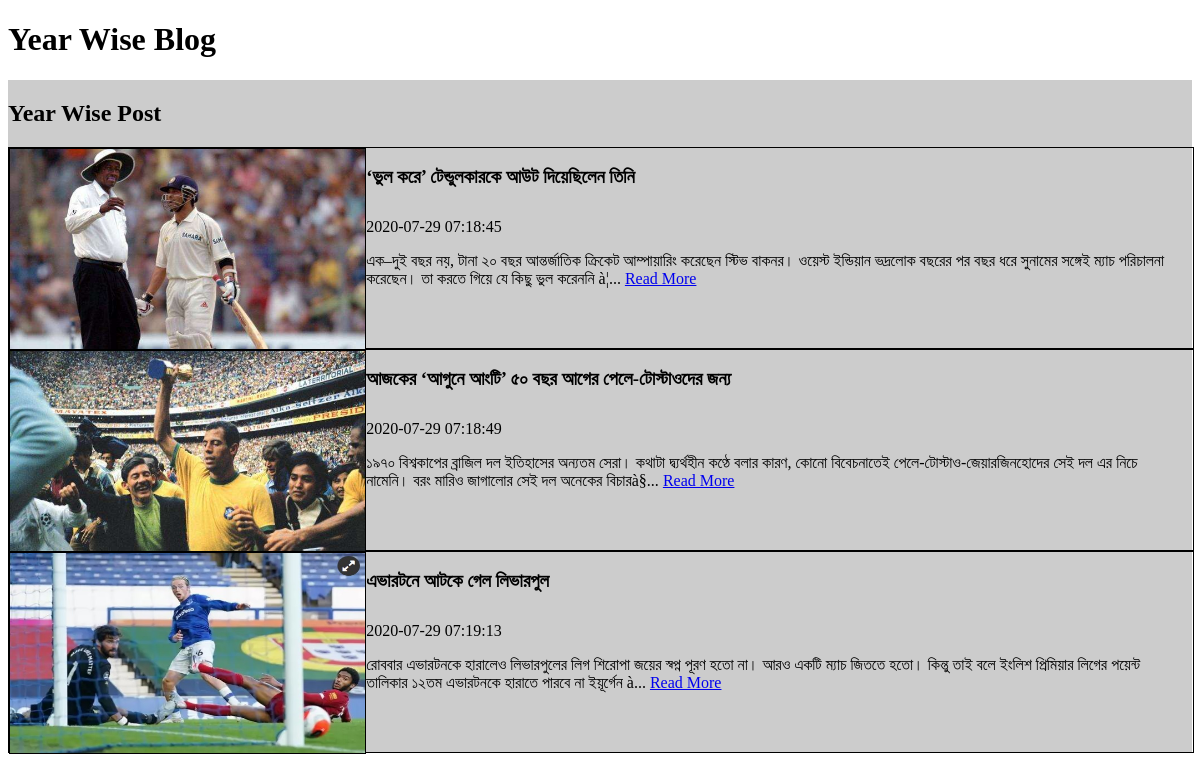
The app's page /frontend/blog-year-wise.php?yearId=2020 with its own data.
### tables this page shows
CREATE TABLE `blog_post` (
  `id` int(11) NOT NULL,
  `title` varchar(222) NOT NULL,
  `description` text NOT NULL,
  `image` text NOT NULL,
  `created_at` timestamp NOT NULL DEFAULT current_timestamp() ON UPDATE current_timestamp(),
  `status` varchar(10) NOT NULL,
  `user_id` int(11) NOT NULL,
  `menu_id` int(11) DEFAULT NULL,
  `submenu_id` int(11) DEFAULT NULL
);

### config/Database.php (called while the page is built, shortened)
<?php
class Database
{
    public function __construct()
    {
        $hostName='localhost';
        $userName='root';
        $password='';
        $dbName='limon_eshikhon';
        $this->link=mysqli_connect($hostName,$userName,$password,$dbName);
    }
}

### beckend/Validation.php (called while the page is built, shortened)
<?php
include ('../config/Database.php');
class Validation
{
    public function showItemYearWise($year){
        $sql="SELECT * FROM blog_post WHERE Year(created_at)='$year'";
        $database=new Database();
        if(mysqli_query($database->link,$sql)){
            $queryResult=mysqli_query($database->link,$sql);
            return $queryResult;
        }else{
            die('Query Problem'.mysqli_error($database->link));
        }
    }
}

### frontend/blog-year-wise.php (the view, shortened to what this page needs)
<?php
require_once '../beckend/Validation.php';
$validation=new Validation();
$year=$_GET['yearId'];
$queryResult=$validation->showItemYearWise($year);
?>
<!DOCTYPE html>
<html lang="en">
<head>
</head>
<body>
<h1>Year Wise Blog</h1>
<div class="left-section">
    <h2>Year Wise Post</h2>
    <?php  while ($showItem=mysqli_fetch_assoc($queryResult)) {?>
        <div class="post-section">
            <div class="post-image"><img src="<?php echo $showItem['image']?>" height="200px" width="100%"></div>
            <div class="post-title"><h3><?php echo $showItem['title']?></h3></div>
            <div><p><?php echo $showItem['created_at']?></p></div>
            <div class="post-description"><?php echo str_pad(substr($showItem['description'],0,505),508,".")?> <a href="blog-details.php?id=<?php echo $showItem['id']?>?>">Read More</a></div>
        </div>
    <?php }?>
</div>
</body>
</html>

### frontend/blog-year-wise.php (style rules this page uses)
.left-section { height: auto; width:100%; float: left; background-color: #cccccc; }
.post-section { height: 200px; width: 100%; border: 1px solid; float: left; }
.post-image { height: 200px; width: 30%; border: 1px solid; float: left; }
.post-title { height: 70px; width: 69%; float: left; }
.post-description { height: 150px; width: 68%; float: left; }

### records on screen
blog_post: image (picture), title "‘ভুল করে’ টেন্ডুলকারকে আউট দিয়েছিলেন তিনি", created_at "2020-07-29 07:18:45", description "এক–দুই বছর নয়, টানা ২০ বছর আন্তর্জাতিক ক্রিকেট আম্পায়ারিং করেছেন স্টিভ বাকনর। ওয়েস্ট ইন্ডিয়ান ভদ্রলোক বছরের পর বছর ধরে সুনামের সঙ্গেই ম্যাচ পরিচালনা করেছেন। তা করতে গিয়ে যে কিছু ভুল করেননি à¦..."
blog_post: image (picture), title "আজকের ‘আগুনে আংটি’ ৫০ বছর আগের পেলে-টোস্টাওদের জন্য", created_at "2020-07-29 07:18:49", description "১৯৭০ বিশ্বকাপের ব্রাজিল দল ইতিহাসের অন্যতম সেরা। কথাটা দ্ব্যর্থহীন কণ্ঠে বলার কারণ, কোনো বিবেচনাতেই পেলে-টোস্টাও-জেয়ারজিনহোদের সেই দল এর নিচে নামেনি। বরং মারিও জাগালোর সেই দল অনেকের বিচারà§..."
blog_post: image (picture), title "এভারটনে আটকে গেল লিভারপুল", created_at "2020-07-29 07:19:13", description "রোববার এভারটনকে হারালেও লিভারপুলের লিগ শিরোপা জয়ের স্বপ্ন পূরণ হতো না। আরও একটি ম্যাচ জিততে হতো। কিন্তু তাই বলে ইংলিশ প্রিমিয়ার লিগের পয়েন্ট তালিকার ১২তম এভারটনকে হারাতে পারবে না ইয়ূর্গেন à..."
